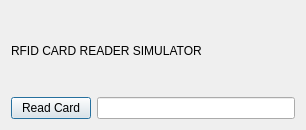
<?xml version="1.0" encoding="UTF-8"?>
<ui version="4.0">
 <class>cardReader</class>
 <widget class="QDialog" name="cardReader">
  <property name="geometry">
   <rect>
    <x>0</x>
    <y>0</y>
    <width>306</width>
    <height>130</height>
   </rect>
  </property>
  <property name="windowTitle">
   <string>Dialog</string>
  </property>
  <layout class="QHBoxLayout" name="horizontalLayout_2">
   <item>
    <layout class="QVBoxLayout" name="verticalLayout">
     <item>
      <widget class="QLabel" name="label">
       <property name="text">
        <string>RFID CARD READER SIMULATOR</string>
       </property>
      </widget>
     </item>
     <item>
      <layout class="QHBoxLayout" name="horizontalLayout">
       <item>
        <widget class="QPushButton" name="pushButton">
         <property name="text">
          <string>Read Card</string>
         </property>
        </widget>
       </item>
       <item>
        <widget class="QLineEdit" name="lineEdit"/>
       </item>
      </layout>
     </item>
    </layout>
   </item>
  </layout>
 </widget>
 <resources/>
 <connections/>
</ui>
